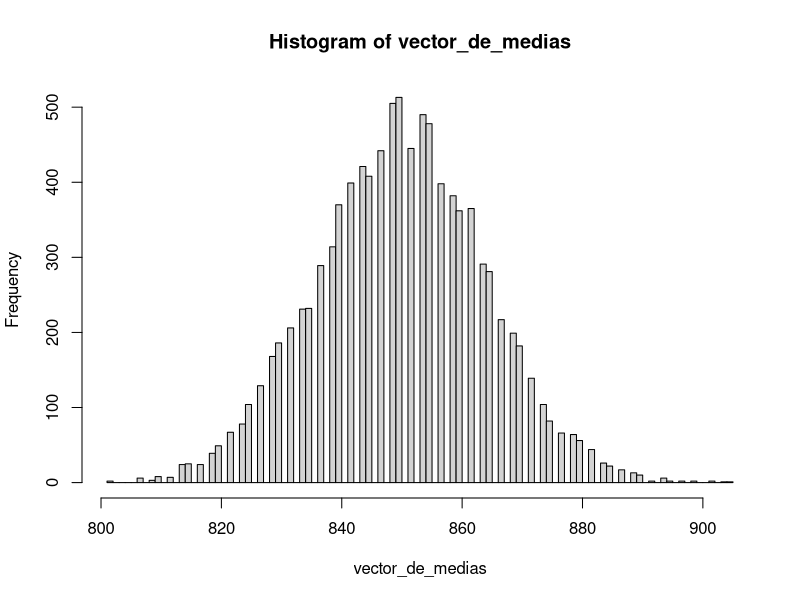
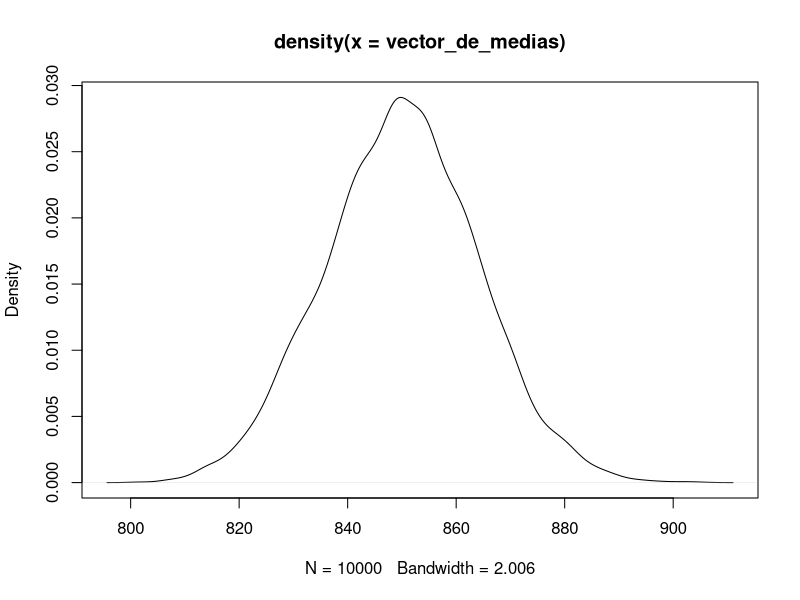
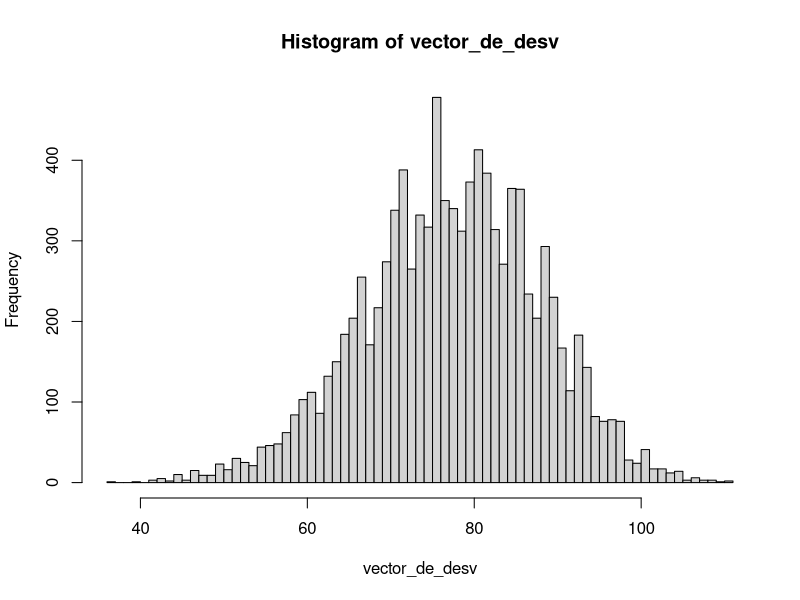
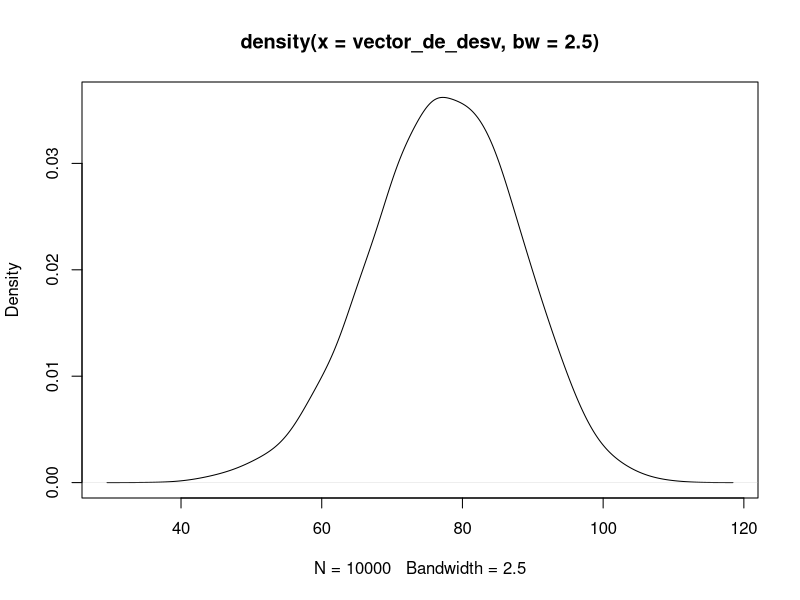
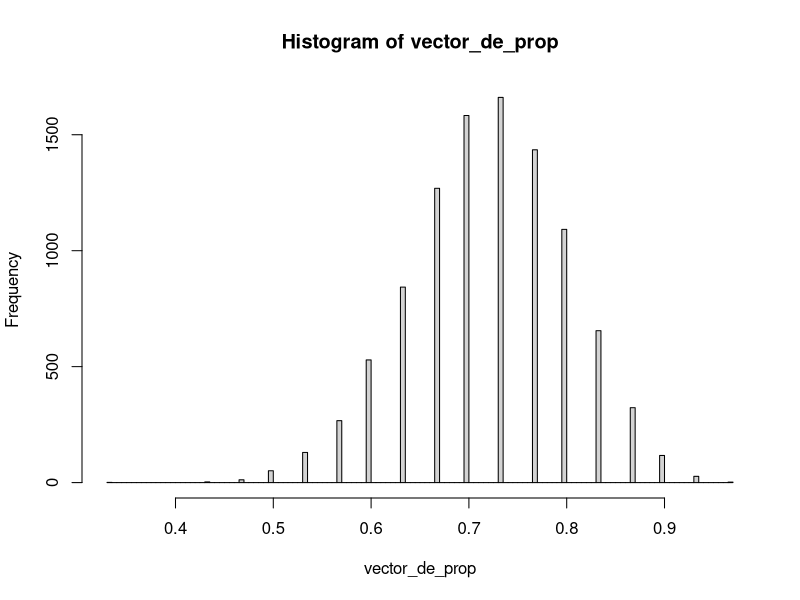
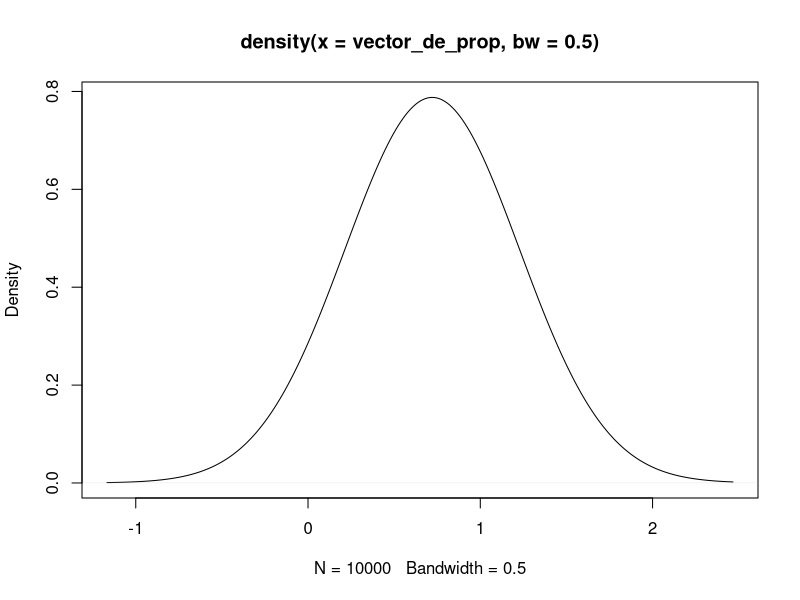

Recreate these plots in R, in order.
# Ejemplo de muestreo aleatorio simple similar al de la Univ St Andrews del cap 7

# Necesitamos una población para tener valores poblacionales

# generemos un vector con 648 si y 900-648 no, para imitiar las respuestas
#  del ejemplo a la pregunta quieren vivir en el campus
# usemos la funcion rep y concatenar
# ejemplo sencillo>
v1 <- rep("comparto", 3)
v2 <- rep("memes", 2)
c(v1, v2)
pregunta_habitacion <- c( rep("si", 648), rep("no", 900-648) )
pregunta_habitacion

puntajes <- c(rep(1000, 100), rep(900, 200), rep(850, 300), 
              rep(800, 200), rep(700, 100))

# ejemplo para contar casos
v3 <-  c(3,4,5,6,7,7,2,9)
v3 == 7
sum(v3==7)
sum(v3==7)/8
mean(v3==7)

# calculen la media poblacional de los puntajes 
# y la propocion de casos "si" en la poblacion
media_poblacional <- mean(puntajes)
sum(pregunta_habitacion == "si")/900
proporcion_poblacional <- mean(pregunta_habitacion == "si")
media_poblacional
proporcion_poblacional
de_poblacional <- sd(puntajes)
de_poblacional # en el libro es 80, aqui es 78.2 porque son otros puntajes




# funcion sample
vector_mula <- c(91,2,397,4,5.5)
sample(x =vector_mula , size = 1)

# obtengan una muestra aleatoria de 30 puntajes usando sample
# cada vez que ejecuten sample tendran una muestra distinta y por lo tanto medias distintas
muestra_de_puntajes <- sample(x = puntajes, size = 30)
muestra_de_puntajes  
promedio_muestral <- mean(muestra_de_puntajes)  
# calculen la desviacion estandar muestral (sd) de los ptjes y la guardan en una variable
de_muestral <- sd(muestra_de_puntajes)  
de_muestral
  
# obtengan una muestra aleatoria de 30 respuestas habitacion usando sample
#  y calculen la proporcion muestral
muestra_de_respuestas <- sample(x = pregunta_habitacion, size = 30)
proporcion_muestral <- mean(muestra_de_respuestas == "si")
proporcion_muestral



# Obtener una distribución empirica del promedio muestral, mediante el uso de loops
for (k in 1:5) {
  print(k)
}

numero_de_muestras <- 10000
vector_de_medias <- vector(mode = "numeric", length = numero_de_muestras)
# vector_de_medias
vector_de_desv <- vector(mode = "numeric", length = numero_de_muestras)
vector_de_prop <- vector(mode = "numeric", length = numero_de_muestras)

for (k in 1:numero_de_muestras) {
  esta_muestra <- sample(puntajes, size = 30) 
  esta_muestra_de_resp <- sample(pregunta_habitacion, size = 30) 
  
  esta_media_muestral <- mean(esta_muestra)
  esta_de_muestral <- sd(esta_muestra)
  esta_prop_muestral <- mean(esta_muestra_de_resp == "si")
    
  # print(esta_media_muestral)
  
  vector_de_medias[k] <- esta_media_muestral
  vector_de_desv[k] <- esta_de_muestral
  vector_de_prop[k] <- esta_prop_muestral
}

# vector_de_medias
# vector_de_desv


hist(vector_de_medias, breaks = 100)
plot(density(vector_de_medias))
mean(vector_de_medias)

hist(vector_de_desv, breaks = 70)
plot(density(vector_de_desv, bw = 2.5))
mean(vector_de_desv)

hist(vector_de_prop, breaks = 100)
plot(density(vector_de_prop, bw = 0.5))
mean(vector_de_prop)


# Cual es el valor esperado de x-barra en este ejemplo? "mu" pero que es mu?  
valor_esperado_x_barra <- media_poblacional  
desv_est_x_barra_de_pob_infinita <- de_poblacional/sqrt(30)
desv_est_x_barra_de_pob_finita <- (de_poblacional/sqrt(30)) * (sqrt((900-30)/(900-1)))
# comparar ambas
desv_est_x_barra_de_pob_infinita
desv_est_x_barra_de_pob_finita

# La conclusion es que como n>=30, podemos decir que la distribución x_barra es normal
# y no solo eso, si no que es una normal con media 850 y desv stand 14.28042 (o 14.0482)

# con eso se puede responder preguntas probalisticas respecto de x-barra
# por ejemplo la prob de que x_barra sea menor a 830, con mean = 850 y 
# sd=desv_est_x_barra_de_pob_infinita
pnorm(830, mean = media_poblacional, sd = desv_est_x_barra_de_pob_infinita)
pnorm(870, mean = media_poblacional, sd = desv_est_x_barra_de_pob_infinita)

pnorm(870, mean = media_poblacional, sd = desv_est_x_barra_de_pob_infinita) - pnorm(830, mean = media_poblacional, sd = desv_est_x_barra_de_pob_infinita)

pnorm((830-media_poblacional)/desv_est_x_barra_de_pob_infinita,
      mean = 0, sd =  1)

(830-media_poblacional)/desv_est_x_barra_de_pob_infinita
# sigma es de_poblacional
# n es 30
# N es 900
# sqrt() es raiz cuadrada


  
  
  



